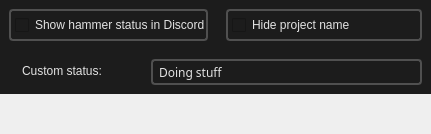
     <widget class="QWidget" name="Discord_status">
      <attribute name="title">
       <string>Discord Status</string>
      </attribute>
      <layout class="QVBoxLayout" name="verticalLayout_3">
       <property name="spacing">
        <number>0</number>
       </property>
       <property name="leftMargin">
        <number>0</number>
       </property>
       <property name="topMargin">
        <number>0</number>
       </property>
       <property name="rightMargin">
        <number>0</number>
       </property>
       <property name="bottomMargin">
        <number>0</number>
       </property>
       <item>
        <widget class="QFrame" name="frame_7">
         <property name="enabled">
          <bool>true</bool>
         </property>
         <property name="styleSheet">
          <string notr="true">background-color: #1C1C1C;</string>
         </property>
         <property name="frameShape">
          <enum>QFrame::NoFrame</enum>
         </property>
         <property name="frameShadow">
          <enum>QFrame::Raised</enum>
         </property>
         <layout class="QHBoxLayout" name="horizontalLayout_5">
          <property name="spacing">
           <number>18</number>
          </property>
          <property name="leftMargin">
           <number>9</number>
          </property>
          <property name="topMargin">
           <number>9</number>
          </property>
          <property name="rightMargin">
           <number>9</number>
          </property>
          <property name="bottomMargin">
           <number>9</number>
          </property>
          <item>
           <widget class="QCheckBox" name="checkBox_show_in_hammer_discord_status">
            <property name="minimumSize">
             <size>
              <width>96</width>
              <height>32</height>
             </size>
            </property>
            <property name="layoutDirection">
             <enum>Qt::LeftToRight</enum>
            </property>
            <property name="styleSheet">
             <string notr="true">QCheckBox {
    font: 580 10pt &quot;Segoe UI&quot;;
    border: 2px solid black;
    border-radius: 4px;
    border-color: rgba(80, 80, 80, 255);
    height:18px;
    padding-top: 2px;
    padding-bottom:2px;
    color: #E3E3E3;
    background-color: #1C1C1C;
    padding-left: 4px;
}

QCheckBox::indicator:unchecked {
    image: url(://icons/check_box_outline_blank_16dp_9D9D9D_FILL0_wght400_GRAD0_opsz20.svg);
}

QCheckBox::indicator:checked {
    image: url(://icons/select_check_box_16dp_9D9D9D_FILL0_wght400_GRAD0_opsz20.svg);
}

/* -------------------------- */


QCheckBox:hover {
    background-color: #414956;
    color: white;
}</string>
            </property>
            <property name="text">
             <string>Show hammer status in Discord</string>
            </property>
            <property name="tristate">
             <bool>false</bool>
            </property>
           </widget>
          </item>
          <item>
           <widget class="QCheckBox" name="checkBox_hide_project_name_discord_status">
            <property name="minimumSize">
             <size>
              <width>196</width>
              <height>32</height>
             </size>
            </property>
            <property name="styleSheet">
             <string notr="true">QCheckBox {
    font: 580 10pt &quot;Segoe UI&quot;;
    border: 2px solid black;
    border-radius: 4px;
    border-color: rgba(80, 80, 80, 255);
    height:18px;
    padding-top: 2px;
    padding-bottom:2px;
    color: #E3E3E3;
    background-color: #1C1C1C;
    padding-left: 4px;
}

QCheckBox::indicator:unchecked {
    image: url(://icons/check_box_outline_blank_16dp_9D9D9D_FILL0_wght400_GRAD0_opsz20.svg);
}

QCheckBox::indicator:checked {
    image: url(://icons/select_check_box_16dp_9D9D9D_FILL0_wght400_GRAD0_opsz20.svg);
}

/* -------------------------- */


QCheckBox:hover {
    background-color: #414956;
    color: white;
}</string>
            </property>
            <property name="text">
             <string>Hide project name</string>
            </property>
           </widget>
          </item>
         </layout>
        </widget>
       </item>
       <item>
        <widget class="QFrame" name="frame_13">
         <property name="frameShape">
          <enum>QFrame::NoFrame</enum>
         </property>
         <property name="frameShadow">
          <enum>QFrame::Raised</enum>
         </property>
         <layout class="QHBoxLayout" name="horizontalLayout_15">
          <property name="spacing">
           <number>0</number>
          </property>
          <property name="leftMargin">
           <number>0</number>
          </property>
          <property name="topMargin">
           <number>0</number>
          </property>
          <property name="rightMargin">
           <number>0</number>
          </property>
          <property name="bottomMargin">
           <number>0</number>
          </property>
          <item>
           <widget class="QFrame" name="frame_9">
            <property name="maximumSize">
             <size>
              <width>16777215</width>
              <height>48</height>
             </size>
            </property>
            <property name="styleSheet">
             <string notr="true">background-color: #1C1C1C;</string>
            </property>
            <property name="frameShape">
             <enum>QFrame::NoFrame</enum>
            </property>
            <property name="frameShadow">
             <enum>QFrame::Raised</enum>
            </property>
            <layout class="QHBoxLayout" name="horizontalLayout_13">
             <item>
              <widget class="QFrame" name="frame_12">
               <property name="styleSheet">
                <string notr="true">border:0px;</string>
               </property>
               <property name="frameShape">
                <enum>QFrame::StyledPanel</enum>
               </property>
               <property name="frameShadow">
                <enum>QFrame::Raised</enum>
               </property>
               <layout class="QHBoxLayout" name="horizontalLayout_14">
                <property name="leftMargin">
                 <number>0</number>
                </property>
                <property name="topMargin">
                 <number>0</number>
                </property>
                <property name="rightMargin">
                 <number>0</number>
                </property>
                <property name="bottomMargin">
                 <number>0</number>
                </property>
               </layout>
              </widget>
             </item>
             <item>
              <widget class="QLabel" name="label_12">
               <property name="minimumSize">
                <size>
                 <width>130</width>
                 <height>0</height>
                </size>
               </property>
               <property name="maximumSize">
                <size>
                 <width>130</width>
                 <height>16777215</height>
                </size>
               </property>
               <property name="styleSheet">
                <string notr="true">        font: 580 10pt &quot;Segoe UI&quot;;
        padding-top: 2px;
        padding-bottom:2px;
        padding-left: 4px;
        padding-right: 4px;
        color: #E3E3E3;</string>
               </property>
               <property name="text">
                <string>Custom status:</string>
               </property>
               <property name="alignment">
                <set>Qt::AlignLeading|Qt::AlignLeft|Qt::AlignTop</set>
               </property>
              </widget>
             </item>
             <item>
              <widget class="QLineEdit" name="editline_custom_discord_status">
               <property name="styleSheet">
                <string notr="true">    QLineEdit {
        font-family: Sergo UI;
        color: #9D9D9D;
    }

    /* QPushButton default and hover styles */
    QLineEdit {

        font: 580 10pt &quot;Segoe UI&quot;;
        border: 2px solid black;
        border-radius: 4px;
        border-color: rgba(80, 80, 80, 255);
        height:18px;
        padding-top: 2px;
        padding-bottom:2px;
        padding-left: 4px;
        padding-right: 4px;
        color: #E3E3E3;
        background-color: #1C1C1C;
    }
    QLineEdit:hover {
        background-color: #414956;
        color: white;
    }
    QLineEdit:pressed {
        background-color: red;
        background-color: #1C1C1C;
        margin: 1 px;
        margin-left: 2px;
        margin-right: 2px;
        font: 580 9pt &quot;Segoe UI&quot;;

    }</string>
               </property>
               <property name="text">
                <string>Doing stuff</string>
               </property>
               <property name="alignment">
                <set>Qt::AlignLeading|Qt::AlignLeft|Qt::AlignTop</set>
               </property>
              </widget>
             </item>
            </layout>
           </widget>
          </item>
         </layout>
        </widget>
       </item>
       <item>
        <widget class="QFrame" name="frame_14">
         <property name="frameShape">
          <enum>QFrame::NoFrame</enum>
         </property>
         <property name="frameShadow">
          <enum>QFrame::Raised</enum>
         </property>
         <layout class="QHBoxLayout" name="horizontalLayout_16">
          <property name="spacing">
           <number>0</number>
          </property>
          <property name="leftMargin">
           <number>0</number>
          </property>
          <property name="topMargin">
           <number>0</number>
          </property>
          <property name="rightMargin">
           <number>0</number>
          </property>
          <property name="bottomMargin">
           <number>0</number>
          </property>
         </layout>
        </widget>
       </item>
       <item>
        <spacer name="verticalSpacer_2">
         <property name="orientation">
          <enum>Qt::Vertical</enum>
         </property>
         <property name="sizeHint" stdset="0">
          <size>
           <width>20</width>
           <height>40</height>
          </size>
         </property>
        </spacer>
       </item>
      </layout>
     </widget>
